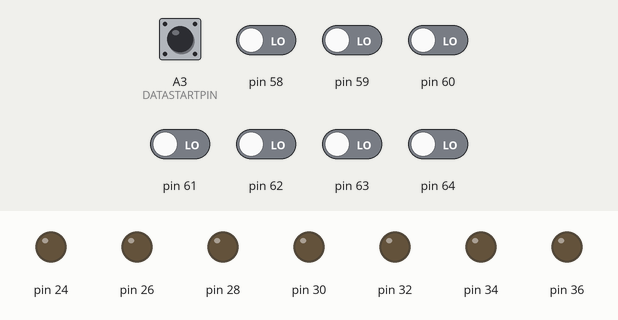
This sketch was run on a simulated Arduino Mega 2560, built with avr-gcc and run on an emulated ATmega2560. Parts: output pins drawn as LEDs (lit = HIGH). The test bench sets the inputs (shaded band); at power-on: A3 (DATASTARTPIN), pin 58–64 LOW. Pins used as bus, display or sensor lines are not drawn; what the sketch prints to the serial monitor is not drawn.

Above: at 1.2 s.
1.3 s: A3 (DATASTARTPIN) pulled HIGH for 1 s
At 4.5 s:
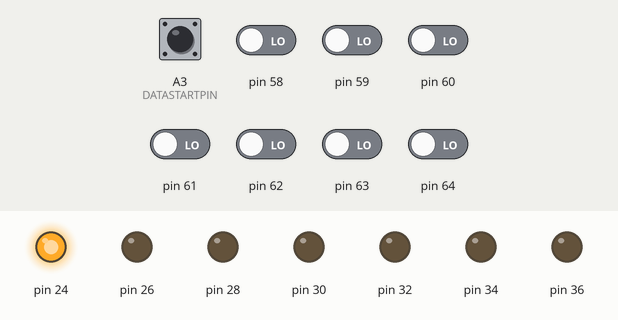
4.8 s: pin 58 driven HIGH
At 7.1 s:
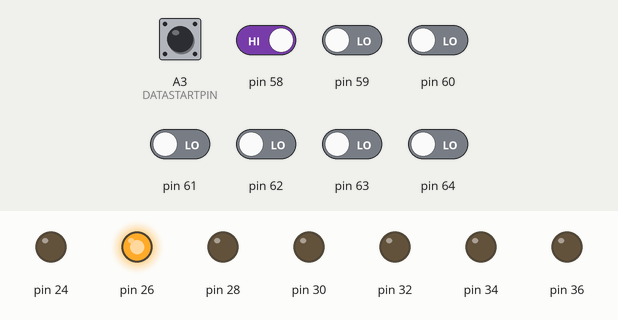
7.8 s: pin 59 driven HIGH
At 10.5 s:
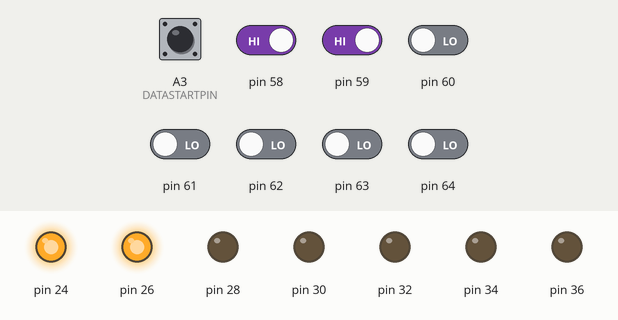
10.8 s: pin 60 driven HIGH
At 13.4 s:
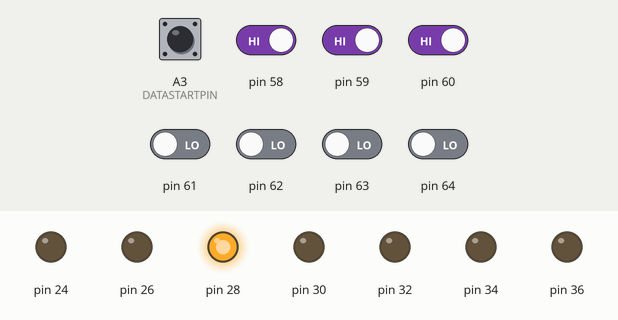
13.8 s: pin 61 driven HIGH
16.8 s: pin 62 driven HIGH
Timing chart, 0 to 27.2 s (numbered marks = the images above; inputs shaded):
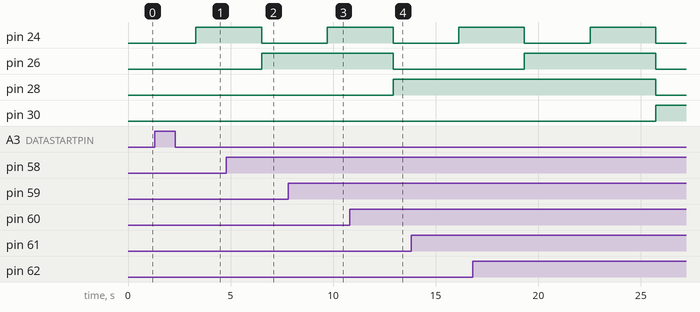

The sketch:

dump_prom_aurdin.ino
```cpp
/*
  Dump PROM

  Peter Bortas 2016
 */

#define MM1702A 1 /* NS MM1702A  2048-Bit (256x8) UV Erasable PROM as found on the Original Lys16 with 4KW BIOS */
#define I2716   2 /* As found on the 8KW BIOS boards */
#define PROM MM1702A

// NOTE: Each address will take DATASIZExREREADSxSTABDELAY to read. So that is 8s per byte with 8x10x100
#if PROM == I2716
#    define PROMSIZE 1024 // Size of PROM in adressable units. The size of that unit depends on the PROM
#    define DATASIZE 8 // Width of the data bus
#    define ADDRSIZE 11 // Width of the address bus (NOTE: Not enough pins on Uno, no longer supported)
#    define STABDELAY 25 // Time in milliseconds between setting the address and reading the data. 2716 needs 450ns from setting thte addresses, so theoreticly "1" would be OK.
#    define REREADS 8 // Times each bit should be retried with STABDELAY in between, for verifying flakey pins/addresses. Must be at least 1 to get any reads.
#    ifdef ARDUINO_AVR_UNO
#        error "I2716 not supported on UNO"
#    endif
#elif PROM == MM1702A  // National semiconductor clone of Intel 1702A. Should work with the original too.
#    define PROMSIZE 256 // Size of PROM in adressable units. The size of that unit depends on the PROM
#    define DATASIZE 8 // Width of the data bus
#    define ADDRSIZE 8 // Width of the address bus
#    define STABDELAY 25 // Time in milliseconds between setting the address and reading the data. MM1702A datasheet specifies exactly 1us, so 1ms should be good really
#    define REREADS 8 // Times each bit should be retried with STABDELAY in between, for verifying flakey pins/addresses. Must be at least 1 to get any reads.
#endif

#ifdef ARDUINO_AVR_UNO
#    define ADDRSTARTPIN 2
#    define DATASTARTPIN 12
#    define ADDRSKIP 1
#elif ARDUINO_AVR_MEGA2560
#    define ADDRSTARTPIN 22
#    define DATASTARTPIN A3
#    define ADDRSKIP 2  //Just use the even ports on Mega
#else
#    error "No pin setup for this board"
#endif

int address = 0; // Address to dump next

void end(const char* message)
{
   Serial.print(message);
   Serial.print("\r\n");
   Serial.println();
   delay(10000);
   Serial.end();

   while(1)
     delay(100); // FIXME: Does this save any energy on Arduino?
}

// the setup function runs once when you press reset or power the board
void setup() {
  // initialize serial and wait for port to open:
  Serial.begin(9600);
  while (!Serial) {
    ; // wait for serial port to connect. Needed for Leonardo only
  }

  Serial.print("Setting pins to address output: ");
  for(int pin=ADDRSTARTPIN; pin != (ADDRSTARTPIN + (ADDRSIZE*ADDRSKIP)); pin += ADDRSKIP) {
    Serial.print(pin, DEC);
    Serial.print(" ");
    pinMode(pin, OUTPUT); /* 2-11 on Uno */
  }
  Serial.println();

  Serial.print("Setting pins to data input: ");
  for(int pin=DATASTARTPIN; pin != (DATASTARTPIN + DATASIZE); pin++) {
    Serial.print(pin, DEC);
    Serial.print(" ");
    pinMode(pin, INPUT); /* 12-19 on Uno */
  }
  Serial.println();
}

byte verifyRead(int pin)
{
  byte reads[REREADS];
  byte i, bad_reads=0;

  for(i = 0; i < REREADS; i++) {
    delay(STABDELAY);
    reads[i] = digitalRead(pin);
    if(i > 0)
      if(reads[i-1] != reads[i])
        bad_reads++;
  }

  if(bad_reads) {
    Serial.print("Bad reads on pin ");
    Serial.print(pin, DEC);
    Serial.print(":\t");
    for(i = 0; i < REREADS; i++)
      Serial.print(reads[i], DEC);
    Serial.println();
  }

  // Just return the last measurement we took regardless of failures
  return reads[REREADS-1];
}

int bitReverse(int num)
{
  return ((num & 0x01) << 7)
       | ((num & 0x02) << 5)
       | ((num & 0x04) << 3)
       | ((num & 0x08) << 1)
       | ((num & 0x10) >> 1)
       | ((num & 0x20) >> 3)
       | ((num & 0x40) >> 5)
       | ((num & 0x80) >> 7);
}

// the loop function runs over and over again forever
void loop() {
  int bit;

  Serial.print("Dump starting\r\n");
  Serial.print("addr\tdec\thex\tascii\trascii\tbitereversed hex\r\n");

  while(address < PROMSIZE) {
    int bit, data = 0;

    for(bit=0; bit<ADDRSIZE; bit++) {
      if((address>>bit)&1)
        digitalWrite(ADDRSTARTPIN+(bit*ADDRSKIP), HIGH);
      else
        digitalWrite(ADDRSTARTPIN+(bit*ADDRSKIP), LOW);
    }
    for(bit=0; bit<DATASIZE; bit++) {
      data = (data<<1) | verifyRead(DATASTARTPIN+bit);
    }
    Serial.print(address, HEX);
    Serial.print("\t");
    Serial.print(data, DEC);
    Serial.print("\t");
    Serial.print(data, HEX);
    Serial.print("\t");
    if(data > 32 && data != 127)
      Serial.write(data);
    Serial.print("\t");
    if(bitReverse(data) > 32 && bitReverse(data) != 127)
      Serial.write(bitReverse(data));
    Serial.print("\trev: ");
    Serial.print(bitReverse(data), HEX);
    Serial.println();

    address++;
  }

  // Set all address lines to low just to be on the safe side
  for(bit=0; bit<ADDRSIZE; bit++) {
    digitalWrite(ADDRSTARTPIN+(bit*ADDRSKIP), LOW);
  }

  end("Dump completed");
}
```
